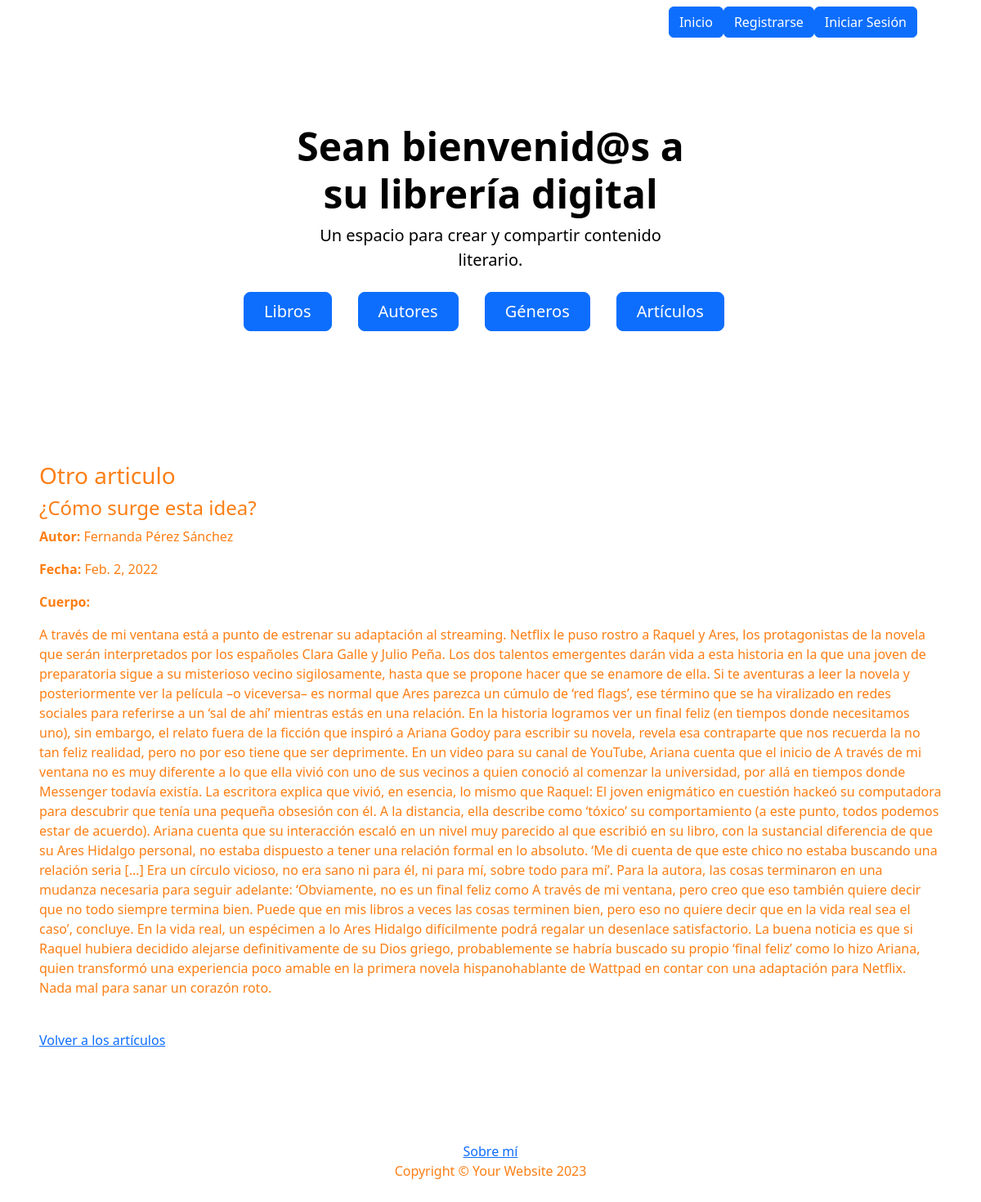
The app's page /blog/pages/1/ with its own data.
### blog/models.py (models this page shows)
class Articulo(models.Model):
    titulo = models.CharField(max_length=256)
    subtitulo = models.CharField(max_length=256)
    cuerpo = models.TextField()
    autor = models.CharField(max_length=64)
    fecha = models.DateField()

### blog/views.py (the view)
# urls.py: path('pages/<int:pk>/', views.ArticuloDetailView.as_view(), name='ver_articulos'),
class ArticuloDetailView(DetailView):
    model = Articulo
    template_name = 'blog/ver_articulo.html'
    context_object_name = 'articulo'

### blog/templates/blog/ver_articulo.html (shortened to what this page needs)
{% extends 'base.html' %}
{% block contenido %}
<h3>{{ articulo.titulo }}</h3>
<h4>{{ articulo.subtitulo }}</h4>
<p><strong>Autor:</strong> {{ articulo.autor }}</p>
<p><strong>Fecha:</strong> {{ articulo.fecha }}</p>
<p><strong>Cuerpo:</strong></p>
<p>{{ articulo.cuerpo }}</p>
<br>
<a href="{% url 'lista_articulos' %}">Volver a los artículos</a>
{% endblock contenido %}

### records on screen
Articulo: titulo "Otro articulo", subtitulo "¿Cómo surge esta idea?", autor "Fernanda Pérez Sánchez", fecha "Feb. 2, 2022", cuerpo "A través de mi ventana está a punto de estrenar su adaptación al streaming. Netflix le puso rostro a Raquel y Ares, los protagonistas de la novela que serán interpretados por los españoles Clara Galle y Julio Peña. Los dos talentos emergentes darán vida a esta historia en la que una joven de preparatoria sigue a su misterioso vecino sigilosamente, hasta que se propone hacer que se enamore de ella. Si te aventuras a leer la novela y posteriormente ver la película –o viceversa– es normal que Ares parezca un cúmulo de ‘red flags’, ese término que se ha viralizado en redes sociales para referirse a un ‘sal de ahí’ mientras estás en una relación. En la historia logramos ver un final feliz (en…"
